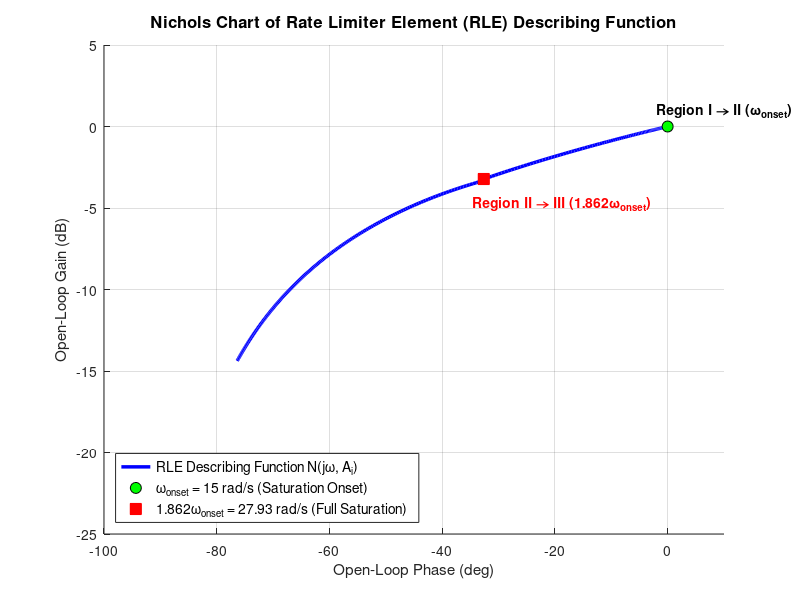

Write the MATLAB code that produced this figure.
%% Rate Limiter Element (RLE) - Nichols Chart Analysis
clear; clc; close all;

%% 1. System Parameters & Frequency Vector
R = 15;                       % Slew rate / Max actuator rate (deg/s)
A = 1;                        % Input amplitude (deg)
w = logspace(-1, 2, 1000);    % Frequency vector from 0.1 to 100 rad/s

% Calculate onset and critical frequencies
w_onset = R / A;              % w_onset = 15 rad/s
w_crit  = 1.862 * w_onset;    % Fully developed saturation limit = 27.93 rad/s

%% 2. Describing Function Evaluation Across Regions
mag = zeros(size(w));
phi = zeros(size(w));

for k = 1:length(w)
    alpha = w(k) / w_onset;   % Frequency ratio (w / w_onset)
    
    if alpha < 1
        % Region I: No saturation (Eq. 15)
        mag(k) = 1;
        phi(k) = 0;
        
    elseif alpha < 1.862
        % Region II: Transition via cubic spline interpolation (Eq. 16)
        mag(k) = 0.2908*alpha^3 - 1.4396*alpha^2 + 1.9232*alpha + 0.223;
        phi(k) = 0.5280*alpha^3 - 2.6213*alpha^2 + 3.5056*alpha - 1.4171; % rad
        
    else
        % Region III: Fully developed saturation (Eq. 17)
        omega_bar = 1 / alpha;    % omega_bar = w_onset / w
        mag(k) = (4 * omega_bar) / pi;
        phi(k) = -acos(pi * omega_bar / 2);                                 % rad
    end
end

% Convert to dB and degrees for Nichols presentation
mag_dB  = 20 * log10(mag);
phi_deg = rad2deg(phi);

%% 3. Evaluate Key Boundary Markers
% Onset point (w = w_onset)
mag_onset = 0; 
phi_onset = 0;

% Critical saturation point (w = 1.862 * w_onset)
alpha_crit = 1.862;
mag_crit_val = 0.2908*alpha_crit^3 - 1.4396*alpha_crit^2 + 1.9232*alpha_crit + 0.223;
phi_crit_val = 0.5280*alpha_crit^3 - 2.6213*alpha_crit^2 + 3.5056*alpha_crit - 1.4171;
mag_crit_dB  = 20 * log10(mag_crit_val);
phi_crit_deg = rad2deg(phi_crit_val);

%% 4. Plot Nichols Chart
figure('Name', 'RLE Nichols Chart', 'Color', 'w', 'Position', [100, 100, 800, 600]);
hold on
% Plot RLE describing function trajectory
plot(phi_deg, mag_dB, 'b', 'LineWidth', 2.5, 'DisplayName', 'RLE Describing Function N(j\omega, A_i)');

% Highlight Region Boundaries
plot(phi_onset, mag_onset, 'ko', 'MarkerSize', 8, 'MarkerFaceColor', 'g', ...
    'DisplayName', '\omega_{onset} = 15 rad/s (Saturation Onset)');
plot(phi_crit_deg, mag_crit_dB, 'rs', 'MarkerSize', 8, 'MarkerFaceColor', 'r', ...
    'DisplayName', '1.862\omega_{onset} = 27.93 rad/s (Full Saturation)');

% Annotations & Formatting
text(phi_onset - 2, mag_onset + 1, 'Region I \rightarrow II (\omega_{onset})', 'FontSize', 10, 'FontWeight', 'bold');
text(phi_crit_deg - 2, mag_crit_dB - 1.5, 'Region II \rightarrow III (1.862\omega_{onset})', 'FontSize', 10, 'FontWeight', 'bold', 'Color', 'r');

title('Nichols Chart of Rate Limiter Element (RLE) Describing Function', 'FontSize', 12, 'FontWeight', 'bold');
xlabel('Open-Loop Phase (deg)', 'FontSize', 11);
ylabel('Open-Loop Gain (dB)', 'FontSize', 11);
xlim([-100, 10]);
ylim([-25, 5]);
legend('Location', 'southwest', 'FontSize', 10);

grid on

hold off
